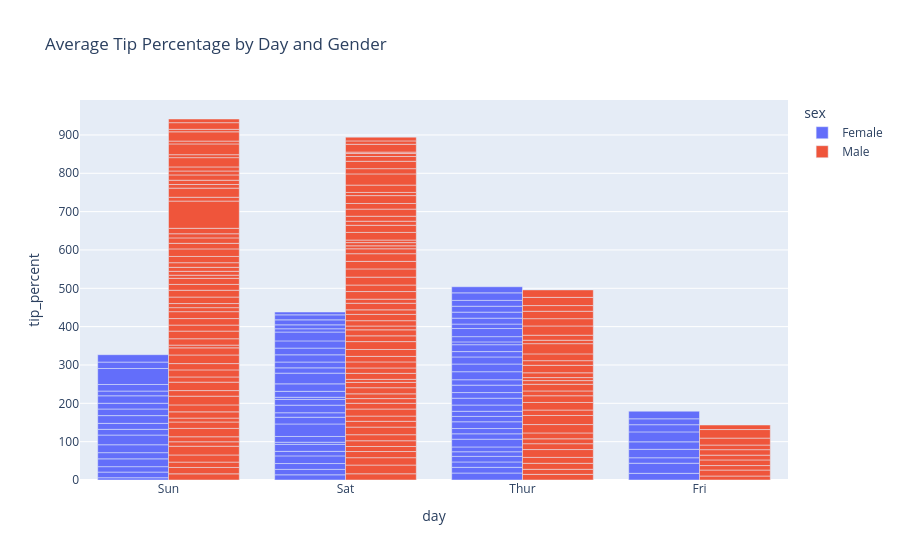

This figure's notebook cell:
### Code cell
fig = px.bar(
    tips,
    x="day",
    y="tip_percent",
    color="sex",
    barmode="group",
    title="Average Tip Percentage by Day and Gender"
)

fig.show()

### Figure 1 — Plotly figure (JSON) as saved in the notebook; plotly's stock layout.template omitted (floating-point values rounded to 4 significant figures; data arrays with more than 128 entries replaced by an {"elided": "..."} marker saying what was removed)
{"data": [{"alignmentgroup": "True", "hovertemplate": "sex=Female<br>day=%{x}<br>tip_percent=%{y}<extra></extra>", "legendgroup": "Female", "marker": {"color": "#636efa", "pattern": {"shape": ""}}, "name": "Female", "offsetgroup": "Female", "orientation": "v", "showlegend": true, "textposition": "auto", "type": "bar", "x": ["Sun", "Sun", "Sun", "Sun", "Sun", "Sun", "Sat", "Sat", "Sat", "Sat", "Sat", "Sat", "Sun", "Sun", "Sat", "Sat", "Sat", "Sat", "Sat", "Sat", "Sat", "Thur", "Thur", "Fri", "Fri", "Fri", "Fri", "Fri", "Sat", "Sat", "Sat", "Sat", "Sat", "Sun", "Sun", "Thur", "Thur", "Thur", "Thur", "Thur", "Thur", "Thur", "Thur", "Thur", "Thur", "Thur", "Thur", "Thur", "Thur", "Thur", "Thur", "Thur", "Thur", "Thur", "Thur", "Thur", "Thur", "Sun", "Sun", "Sun", "Sun", "Sun", "Sat", "Sat", "Sun", "Sun", "Sun", "Thur", "Thur", "Thur", "Thur", "Thur", "Thur", "Thur", "Sat", "Sat", "Sat", "Sat", "Sat", "Fri", "Fri", "Fri", "Fri", "Sat", "Sat", "Sat", "Thur"], "xaxis": "x", "y": [5.945, 14.68, 14.18, 20.36, 16.17, 20.62, 13.55, 14.14, 15.27, 19.92, 11.84, 18.13, 25.27, 14.94, 5.68, 15.02, 32.57, 17.57, 11.69, 19.78, 14.94, 18.17, 14.84, 17.39, 26.35, 14.29, 22.03, 19.51, 5.643, 15.52, 19.5, 27.95, 13.79, 15.56, 20.22, 14.08, 14.48, 12.13, 12.52, 20.19, 14.09, 13.77, 17.57, 13.96, 13.43, 16.31, 17.8, 14.69, 19.36, 14.13, 20.9, 20.03, 18.48, 14.0, 17.96, 7.296, 13.73, 17.22, 15.0, 19.49, 12.34, 17.13, 15.2, 18.81, 41.67, 16.75, 19.28, 21.15, 11.6, 15.38, 15.78, 15.38, 15.24, 19.61, 17.48, 18.84, 23.07, 8.527, 10.25, 25.93, 18.77, 15.37, 19.82, 13.02, 13.03, 7.358, 15.97], "yaxis": "y"}, {"alignmentgroup": "True", "hovertemplate": "sex=Male<br>day=%{x}<br>tip_percent=%{y}<extra></extra>", "legendgroup": "Male", "marker": {"color": "#EF553B", "pattern": {"shape": ""}}, "name": "Male", "offsetgroup": "Male", "orientation": "v", "showlegend": true, "textposition": "auto", "type": "bar", "x": {"elided": "157 str values"}, "xaxis": "x", "y": {"elided": "157 float values"}, "yaxis": "y"}], "layout": {"barmode": "group", "legend": {"title": {"text": "sex"}, "tracegroupgap": 0}, "title": {"text": "Average Tip Percentage by Day and Gender"}, "xaxis": {"anchor": "y", "domain": [0, 1], "title": {"text": "day"}}, "yaxis": {"anchor": "x", "domain": [0, 1], "title": {"text": "tip_percent"}}}}
